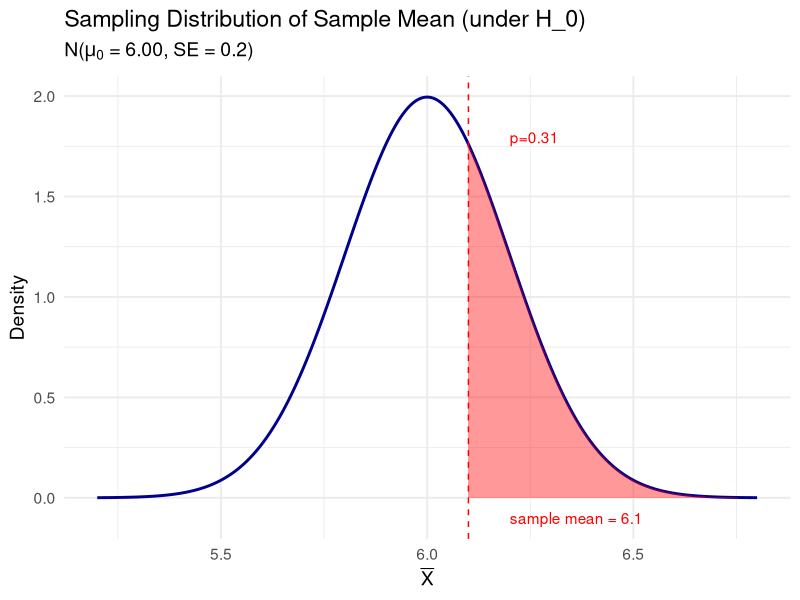
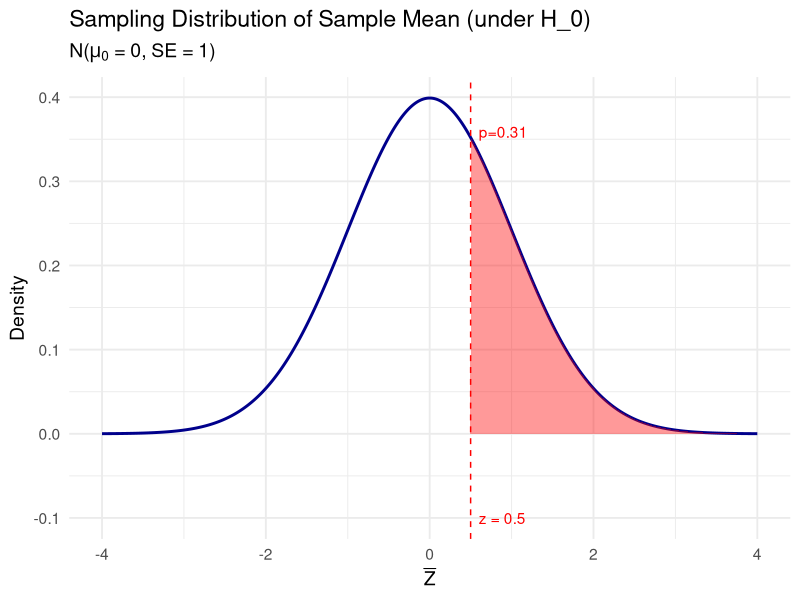

The R source for these figures, in order:
## ---- chunk 1
#| code-fold: true
#| echo: true
library(tidyverse)
library(ggplot2)
## ---- chunk 2
#| code-fold: true
#| echo: true

library(ggplot2)

# Define parameters
mu0 <- 6.00
se <- 0.2
x_obs <- 6.10

# Create a sequence of x values centered around mu0
x_vals <- seq(mu0 - 4 * se, mu0 + 4 * se, length.out = 1000)

# Compute the density
density_vals <- dnorm(x_vals, mean = mu0, sd = se)

# Create a data frame
df <- data.frame(x = x_vals, y = density_vals)

# Define the tail area (right of observed x)
df$tail <- ifelse(df$x >= x_obs, "Right Tail", "Main")

# Plot
ggplot(df, aes(x, y)) +
  geom_line(color = "darkblue", size = 1) +
  geom_area(data = subset(df, tail == "Right Tail"), aes(x, y),
            fill = "red", alpha = 0.4) +
  geom_vline(xintercept = x_obs, color = "red", linetype = "dashed") +
  annotate("text", x = x_obs + 0.1, y = 0-0.1,
           label = "sample mean = 6.1", color = "red", hjust = 0) +
  annotate("text", x = x_obs + 0.1, y = max(df$y) * 0.9,
           label = "p=0.31", color = "red", hjust = 0) +
  labs(title = "Sampling Distribution of Sample Mean (under H_0)",
       subtitle = expression(paste("N(", mu[0], " = 6.00, SE = 0.2)")),
       x = expression(bar(X)), y = "Density") +
  theme_minimal(base_size = 14)

## ---- chunk 3
#| code-fold: true
#| echo: true

library(ggplot2)

# Define parameters
mu0 <- 0
se <- 1
x_obs <- 0.5

# Create a sequence of x values centered around mu0
x_vals <- seq(mu0 - 4 * se, mu0 + 4 * se, length.out = 1000)

# Compute the density
density_vals <- dnorm(x_vals, mean = mu0, sd = se)

# Create a data frame
df <- data.frame(x = x_vals, y = density_vals)

# Define the tail area (right of observed x)
df$tail <- ifelse(df$x >= x_obs, "Right Tail", "Main")

# Plot
ggplot(df, aes(x, y)) +
  geom_line(color = "darkblue", size = 1) +
  geom_area(data = subset(df, tail == "Right Tail"), aes(x, y),
            fill = "red", alpha = 0.4) +
  geom_vline(xintercept = x_obs, color = "red", linetype = "dashed") +
  annotate("text", x = x_obs + 0.1, y = 0-0.1,
           label = "z = 0.5", color = "red", hjust = 0) +
  annotate("text", x = x_obs + 0.1, y = max(df$y) * 0.9,
           label = "p=0.31", color = "red", hjust = 0) +
  labs(title = "Sampling Distribution of Sample Mean (under H_0)",
       subtitle = expression(paste("N(", mu[0], " = 0, SE = 1)")),
       x = expression(bar(Z)), y = "Density") +
  theme_minimal(base_size = 14)

## ---- chunk 4
#| code-fold: true
#| echo: true

#read data
alzheimer_subset <- read_csv("../data/alzheimer_data.csv") %>% select(diagnosis, lhippo, rhippo, age, female) %>% mutate(hippo=lhippo+rhippo) %>% filter(diagnosis==1, female==0)
glimpse(alzheimer_subset)

#calculate mean
mean(alzheimer_subset$hippo)

#compute t-test using mean and sd
z=mean(alzheimer_subset$hippo-6)/sd(alzheimer_subset$hippo)*sqrt(nrow(alzheimer_subset))

#compute one-sided p
pnorm(z, lower.tail = FALSE)

#use t.test (one-sample t-test)
t.test(alzheimer_subset$hippo, mu=6, alternative="greater")
